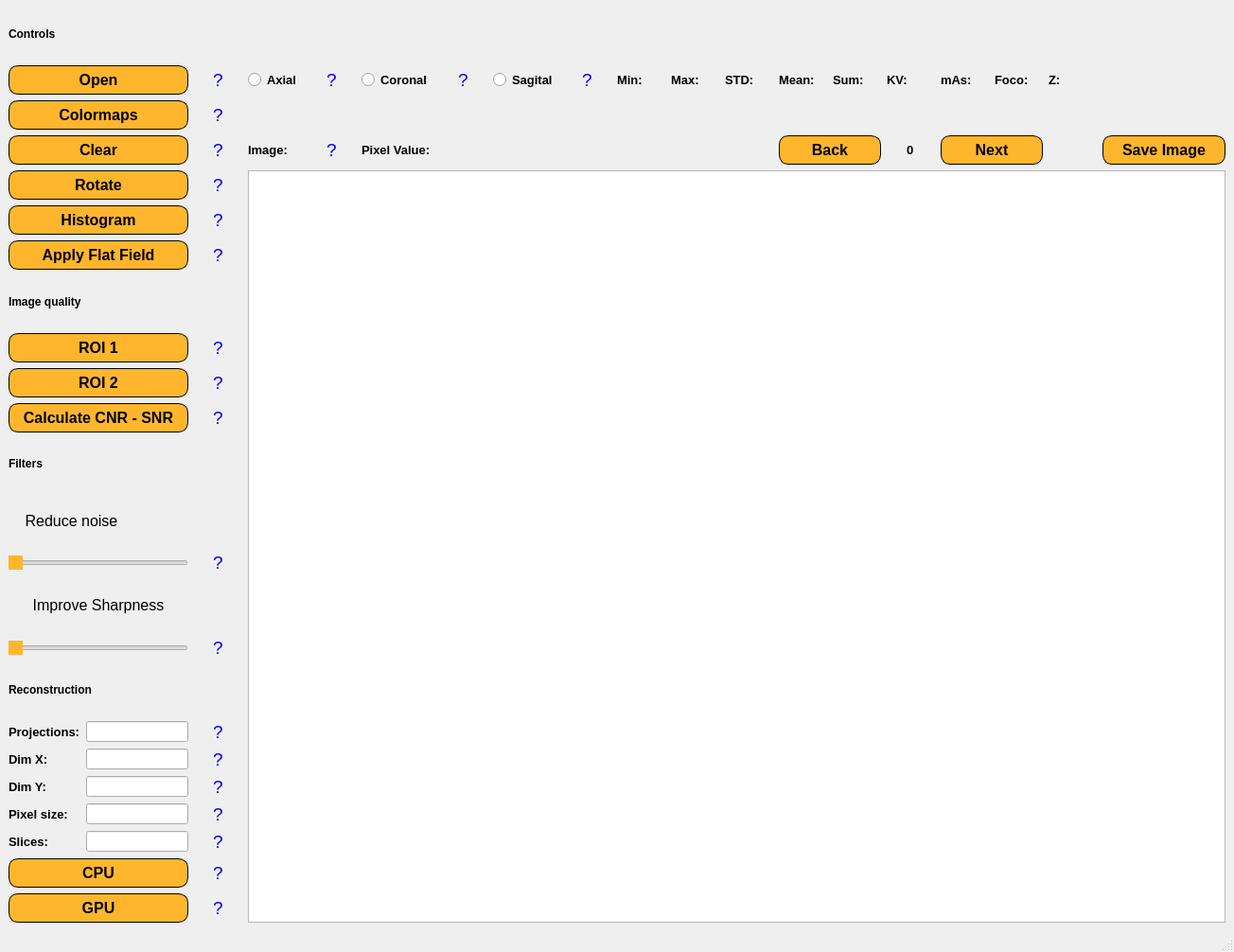
<?xml version="1.0" encoding="UTF-8"?>
<ui version="4.0">
 <class>MainWindow</class>
 <widget class="QMainWindow" name="MainWindow">
  <property name="geometry">
   <rect>
    <x>0</x>
    <y>0</y>
    <width>1304</width>
    <height>1006</height>
   </rect>
  </property>
  <property name="windowTitle">
   <string>CT Industrial Visualizer</string>
  </property>
  <widget class="QWidget" name="centralwidget">
   <layout class="QGridLayout" name="gridLayout">
    <item row="3" column="0" colspan="3">
     <widget class="QPushButton" name="btn_open">
      <property name="minimumSize">
       <size>
        <width>0</width>
        <height>31</height>
       </size>
      </property>
      <property name="font">
       <font>
        <family>Segoe UI</family>
        <pointsize>12</pointsize>
        <weight>75</weight>
        <bold>true</bold>
       </font>
      </property>
      <property name="styleSheet">
       <string notr="true">QPushButton {
    background-color: #FFB62D;
    border-radius: 10px;
    border: 1px solid black;
}
 
QPushButton:hover {
    background-color: #FFA500;
}
 
QPushButton:pressed {
    background-color: #FFB62D;
    padding-left: 1px;
    padding-top: 1px;
}</string>
      </property>
      <property name="text">
       <string>Open</string>
      </property>
     </widget>
    </item>
    <item row="4" column="3">
     <widget class="QPushButton" name="discr_colormaps">
      <property name="font">
       <font>
        <family>Segoe UI</family>
        <pointsize>14</pointsize>
        <weight>50</weight>
        <bold>false</bold>
       </font>
      </property>
      <property name="styleSheet">
       <string notr="true">QPushButton {
    border: none; /* Remove a borda */
    background-color: transparent; /* Fundo transparente */
    color: blue; /* Cor do texto em azul */
}
</string>
      </property>
      <property name="text">
       <string>?</string>
      </property>
     </widget>
    </item>
    <item row="5" column="3">
     <widget class="QPushButton" name="discr_clear">
      <property name="font">
       <font>
        <family>Segoe UI</family>
        <pointsize>14</pointsize>
        <weight>50</weight>
        <bold>false</bold>
       </font>
      </property>
      <property name="styleSheet">
       <string notr="true">QPushButton {
    border: none; /* Remove a borda */
    background-color: transparent; /* Fundo transparente */
    color: blue; /* Cor do texto em azul */
}
</string>
      </property>
      <property name="text">
       <string>?</string>
      </property>
     </widget>
    </item>
    <item row="0" column="0" colspan="2">
     <widget class="QLabel" name="label_control">
      <property name="styleSheet">
       <string notr="true">font: 87 16pt &quot;Segoe UI&quot;;
font-weight: Bold</string>
      </property>
      <property name="text">
       <string>Controls</string>
      </property>
     </widget>
    </item>
    <item row="5" column="0" colspan="3">
     <widget class="QPushButton" name="btn_clear">
      <property name="minimumSize">
       <size>
        <width>0</width>
        <height>31</height>
       </size>
      </property>
      <property name="font">
       <font>
        <family>Segoe UI</family>
        <pointsize>12</pointsize>
        <weight>75</weight>
        <bold>true</bold>
       </font>
      </property>
      <property name="styleSheet">
       <string notr="true">QPushButton {
    background-color: #FFB62D;
    border-radius: 10px;
    border: 1px solid black;
}
 
QPushButton:hover {
    background-color: #FFA500;
}
 
QPushButton:pressed {
    background-color: #FFB62D;
    padding-left: 1px;
    padding-top: 1px;
}</string>
      </property>
      <property name="text">
       <string>Clear</string>
      </property>
     </widget>
    </item>
    <item row="4" column="0" colspan="3">
     <widget class="QPushButton" name="btn_colormap">
      <property name="minimumSize">
       <size>
        <width>0</width>
        <height>31</height>
       </size>
      </property>
      <property name="font">
       <font>
        <family>Segoe UI</family>
        <pointsize>12</pointsize>
        <weight>75</weight>
        <bold>true</bold>
       </font>
      </property>
      <property name="styleSheet">
       <string notr="true">QPushButton {
    background-color: #FFB62D;
    border-radius: 10px;
    border: 1px solid black;
}
 
QPushButton:hover {
    background-color: #FFA500;
}
 
QPushButton:pressed {
    background-color: #FFB62D;
    padding-left: 1px;
    padding-top: 1px;
}</string>
      </property>
      <property name="text">
       <string>Colormaps</string>
      </property>
     </widget>
    </item>
    <item row="7" column="3">
     <widget class="QPushButton" name="discr_histagram">
      <property name="font">
       <font>
        <family>Segoe UI</family>
        <pointsize>14</pointsize>
        <weight>50</weight>
        <bold>false</bold>
       </font>
      </property>
      <property name="styleSheet">
       <string notr="true">QPushButton {
    border: none; /* Remove a borda */
    background-color: transparent; /* Fundo transparente */
    color: blue; /* Cor do texto em azul */
}
</string>
      </property>
      <property name="text">
       <string>?</string>
      </property>
     </widget>
    </item>
    <item row="15" column="3">
     <widget class="QPushButton" name="discr_cnoise">
      <property name="font">
       <font>
        <family>Segoe UI</family>
        <pointsize>14</pointsize>
        <weight>50</weight>
        <bold>false</bold>
       </font>
      </property>
      <property name="styleSheet">
       <string notr="true">QPushButton {
    border: none; /* Remove a borda */
    background-color: transparent; /* Fundo transparente */
    color: blue; /* Cor do texto em azul */
}
</string>
      </property>
      <property name="text">
       <string>?</string>
      </property>
     </widget>
    </item>
    <item row="20" column="0">
     <widget class="QLabel" name="label_dim_x">
      <property name="font">
       <font>
        <family>Segoe UI</family>
        <pointsize>10</pointsize>
        <weight>75</weight>
        <bold>true</bold>
       </font>
      </property>
      <property name="text">
       <string>Dim X:</string>
      </property>
     </widget>
    </item>
    <item row="16" column="0" colspan="3">
     <widget class="QLabel" name="slider_sharp_name">
      <property name="minimumSize">
       <size>
        <width>0</width>
        <height>0</height>
       </size>
      </property>
      <property name="font">
       <font>
        <family>Segoe UI</family>
        <pointsize>12</pointsize>
        <weight>9</weight>
        <italic>false</italic>
        <bold>false</bold>
       </font>
      </property>
      <property name="layoutDirection">
       <enum>Qt::LeftToRight</enum>
      </property>
      <property name="styleSheet">
       <string notr="true">font: 75 12pt &quot;Segoe UI&quot;;
</string>
      </property>
      <property name="text">
       <string>Improve Sharpness</string>
      </property>
      <property name="alignment">
       <set>Qt::AlignCenter</set>
      </property>
      <property name="wordWrap">
       <bool>false</bool>
      </property>
     </widget>
    </item>
    <item row="12" column="0" colspan="3">
     <widget class="QPushButton" name="btn_iq">
      <property name="minimumSize">
       <size>
        <width>0</width>
        <height>31</height>
       </size>
      </property>
      <property name="font">
       <font>
        <family>Segoe UI</family>
        <pointsize>12</pointsize>
        <weight>75</weight>
        <bold>true</bold>
       </font>
      </property>
      <property name="styleSheet">
       <string notr="true">QPushButton {
    background-color: #FFB62D;
    border-radius: 10px;
    border: 1px solid black;
}
 
QPushButton:hover {
    background-color: #FFA500;
}
 
QPushButton:pressed {
    background-color: #FFB62D;
    padding-left: 1px;
    padding-top: 1px;
}</string>
      </property>
      <property name="text">
       <string>Calculate CNR - SNR</string>
      </property>
     </widget>
    </item>
    <item row="17" column="0" colspan="3">
     <widget class="QSlider" name="slider_kernel_sharp">
      <property name="styleSheet">
       <string notr="true">QSlider::handle:horizontal {
    background-color: #FFB62D;

}</string>
      </property>
      <property name="orientation">
       <enum>Qt::Horizontal</enum>
      </property>
      <property name="invertedAppearance">
       <bool>false</bool>
      </property>
     </widget>
    </item>
    <item row="20" column="1" colspan="2">
     <widget class="QLineEdit" name="line_dim_x"/>
    </item>
    <item row="5" column="8" colspan="5">
     <widget class="QLabel" name="line_image_id">
      <property name="font">
       <font>
        <pointsize>9</pointsize>
       </font>
      </property>
      <property name="text">
       <string/>
      </property>
     </widget>
    </item>
    <item row="11" column="0" colspan="3">
     <widget class="QPushButton" name="btn_roi2">
      <property name="minimumSize">
       <size>
        <width>0</width>
        <height>31</height>
       </size>
      </property>
      <property name="font">
       <font>
        <family>Segoe UI</family>
        <pointsize>12</pointsize>
        <weight>75</weight>
        <bold>true</bold>
       </font>
      </property>
      <property name="styleSheet">
       <string notr="true">QPushButton {
    background-color: #FFB62D;
    border-radius: 10px;
    border: 1px solid black;
}
 
QPushButton:hover {
    background-color: #FFA500;
}
 
QPushButton:pressed {
    background-color: #FFB62D;
    padding-left: 1px;
    padding-top: 1px;
}</string>
      </property>
      <property name="text">
       <string>ROI 2</string>
      </property>
     </widget>
    </item>
    <item row="7" column="0" colspan="3">
     <widget class="QPushButton" name="btn_hist">
      <property name="minimumSize">
       <size>
        <width>0</width>
        <height>31</height>
       </size>
      </property>
      <property name="font">
       <font>
        <family>Segoe UI</family>
        <pointsize>12</pointsize>
        <weight>75</weight>
        <bold>true</bold>
       </font>
      </property>
      <property name="styleSheet">
       <string notr="true">QPushButton {
    background-color: #FFB62D;
    border-radius: 10px;
    border: 1px solid black;
}
 
QPushButton:hover {
    background-color: #FFA500;
}
 
QPushButton:pressed {
    background-color: #FFB62D;
    padding-left: 1px;
    padding-top: 1px;
}</string>
      </property>
      <property name="text">
       <string>Histogram</string>
      </property>
     </widget>
    </item>
    <item row="8" column="3">
     <widget class="QPushButton" name="discr_flatfield">
      <property name="font">
       <font>
        <family>Segoe UI</family>
        <pointsize>14</pointsize>
        <weight>50</weight>
        <bold>false</bold>
       </font>
      </property>
      <property name="styleSheet">
       <string notr="true">QPushButton {
    border: none; /* Remove a borda */
    background-color: transparent; /* Fundo transparente */
    color: blue; /* Cor do texto em azul */
}
</string>
      </property>
      <property name="text">
       <string>?</string>
      </property>
     </widget>
    </item>
    <item row="13" column="0" colspan="2">
     <widget class="QLabel" name="label_filter">
      <property name="styleSheet">
       <string notr="true">font: 87 16pt &quot;Segoe UI&quot;;
font-weight: Bold</string>
      </property>
      <property name="text">
       <string>Filters</string>
      </property>
     </widget>
    </item>
    <item row="10" column="3">
     <widget class="QPushButton" name="discr_roi1">
      <property name="font">
       <font>
        <family>Segoe UI</family>
        <pointsize>14</pointsize>
        <weight>50</weight>
        <bold>false</bold>
       </font>
      </property>
      <property name="styleSheet">
       <string notr="true">QPushButton {
    border: none; /* Remove a borda */
    background-color: transparent; /* Fundo transparente */
    color: blue; /* Cor do texto em azul */
}
</string>
      </property>
      <property name="text">
       <string>?</string>
      </property>
     </widget>
    </item>
    <item row="15" column="0" colspan="3">
     <widget class="QSlider" name="slider_kernel_gaussian">
      <property name="styleSheet">
       <string notr="true">QSlider::handle:horizontal {
    background-color: #FFB62D;

}</string>
      </property>
      <property name="orientation">
       <enum>Qt::Horizontal</enum>
      </property>
      <property name="invertedAppearance">
       <bool>false</bool>
      </property>
     </widget>
    </item>
    <item row="11" column="3">
     <widget class="QPushButton" name="discr_roi2">
      <property name="font">
       <font>
        <family>Segoe UI</family>
        <pointsize>14</pointsize>
        <weight>50</weight>
        <bold>false</bold>
       </font>
      </property>
      <property name="styleSheet">
       <string notr="true">QPushButton {
    border: none; /* Remove a borda */
    background-color: transparent; /* Fundo transparente */
    color: blue; /* Cor do texto em azul */
}
</string>
      </property>
      <property name="text">
       <string>?</string>
      </property>
     </widget>
    </item>
    <item row="8" column="0" colspan="3">
     <widget class="QPushButton" name="btn_flat">
      <property name="minimumSize">
       <size>
        <width>0</width>
        <height>31</height>
       </size>
      </property>
      <property name="font">
       <font>
        <family>Segoe UI</family>
        <pointsize>12</pointsize>
        <weight>75</weight>
        <bold>true</bold>
       </font>
      </property>
      <property name="styleSheet">
       <string notr="true">QPushButton {
    background-color: #FFB62D;
    border-radius: 10px;
    border: 1px solid black;
}
 
QPushButton:hover {
    background-color: #FFA500;
}
 
QPushButton:pressed {
    background-color: #FFB62D;
    padding-left: 1px;
    padding-top: 1px;
}</string>
      </property>
      <property name="text">
       <string>Apply Flat Field</string>
      </property>
     </widget>
    </item>
    <item row="14" column="0" colspan="2">
     <widget class="QLabel" name="slider_kernel_name">
      <property name="minimumSize">
       <size>
        <width>0</width>
        <height>0</height>
       </size>
      </property>
      <property name="font">
       <font>
        <family>Segoe UI</family>
        <pointsize>12</pointsize>
        <weight>9</weight>
        <italic>false</italic>
        <bold>false</bold>
       </font>
      </property>
      <property name="layoutDirection">
       <enum>Qt::LeftToRight</enum>
      </property>
      <property name="styleSheet">
       <string notr="true">font: 75 12pt &quot;Segoe UI&quot;;
</string>
      </property>
      <property name="text">
       <string>Reduce noise</string>
      </property>
      <property name="alignment">
       <set>Qt::AlignCenter</set>
      </property>
      <property name="wordWrap">
       <bool>false</bool>
      </property>
     </widget>
    </item>
    <item row="17" column="3">
     <widget class="QPushButton" name="discr_sharpness">
      <property name="font">
       <font>
        <family>Segoe UI</family>
        <pointsize>14</pointsize>
        <weight>50</weight>
        <bold>false</bold>
       </font>
      </property>
      <property name="styleSheet">
       <string notr="true">QPushButton {
    border: none; /* Remove a borda */
    background-color: transparent; /* Fundo transparente */
    color: blue; /* Cor do texto em azul */
}
</string>
      </property>
      <property name="text">
       <string>?</string>
      </property>
     </widget>
    </item>
    <item row="6" column="3">
     <widget class="QPushButton" name="discr_rotate">
      <property name="font">
       <font>
        <family>Segoe UI</family>
        <pointsize>14</pointsize>
        <weight>50</weight>
        <bold>false</bold>
       </font>
      </property>
      <property name="styleSheet">
       <string notr="true">QPushButton {
    border: none; /* Remove a borda */
    background-color: transparent; /* Fundo transparente */
    color: blue; /* Cor do texto em azul */
}
</string>
      </property>
      <property name="text">
       <string>?</string>
      </property>
     </widget>
    </item>
    <item row="9" column="0" colspan="3">
     <widget class="QLabel" name="label_image_quality">
      <property name="styleSheet">
       <string notr="true">font: 87 16pt &quot;Segoe UI&quot;;
font-weight: Bold</string>
      </property>
      <property name="text">
       <string>Image quality</string>
      </property>
     </widget>
    </item>
    <item row="12" column="3">
     <widget class="QPushButton" name="discr_cnr_snr">
      <property name="font">
       <font>
        <family>Segoe UI</family>
        <pointsize>14</pointsize>
        <weight>50</weight>
        <bold>false</bold>
       </font>
      </property>
      <property name="styleSheet">
       <string notr="true">QPushButton {
    border: none; /* Remove a borda */
    background-color: transparent; /* Fundo transparente */
    color: blue; /* Cor do texto em azul */
}
</string>
      </property>
      <property name="text">
       <string>?</string>
      </property>
     </widget>
    </item>
    <item row="18" column="0" colspan="2">
     <widget class="QLabel" name="label_recons">
      <property name="styleSheet">
       <string notr="true">font: 87 16pt &quot;Segoe UI&quot;;
font-weight: Bold</string>
      </property>
      <property name="text">
       <string>Reconstruction</string>
      </property>
     </widget>
    </item>
    <item row="19" column="0">
     <widget class="QLabel" name="label_proj">
      <property name="font">
       <font>
        <family>Segoe UI</family>
        <pointsize>10</pointsize>
        <weight>75</weight>
        <bold>true</bold>
       </font>
      </property>
      <property name="text">
       <string>Projections:</string>
      </property>
     </widget>
    </item>
    <item row="19" column="1" colspan="2">
     <widget class="QLineEdit" name="line_proj"/>
    </item>
    <item row="6" column="0" colspan="3">
     <widget class="QPushButton" name="btn_rot">
      <property name="minimumSize">
       <size>
        <width>0</width>
        <height>31</height>
       </size>
      </property>
      <property name="font">
       <font>
        <family>Segoe UI</family>
        <pointsize>12</pointsize>
        <weight>75</weight>
        <bold>true</bold>
       </font>
      </property>
      <property name="styleSheet">
       <string notr="true">QPushButton {
    background-color: #FFB62D;
    border-radius: 10px;
    border: 1px solid black;
}
 
QPushButton:hover {
    background-color: #FFA500;
}
 
QPushButton:pressed {
    background-color: #FFB62D;
    padding-left: 1px;
    padding-top: 1px;
}</string>
      </property>
      <property name="text">
       <string>Rotate</string>
      </property>
     </widget>
    </item>
    <item row="10" column="0" colspan="3">
     <widget class="QPushButton" name="btn_roi1">
      <property name="minimumSize">
       <size>
        <width>0</width>
        <height>31</height>
       </size>
      </property>
      <property name="font">
       <font>
        <family>Segoe UI</family>
        <pointsize>12</pointsize>
        <weight>75</weight>
        <bold>true</bold>
       </font>
      </property>
      <property name="styleSheet">
       <string notr="true">QPushButton {
    background-color: #FFB62D;
    border-radius: 10px;
    border: 1px solid black;
}
 
QPushButton:hover {
    background-color: #FFA500;
}
 
QPushButton:pressed {
    background-color: #FFB62D;
    padding-left: 1px;
    padding-top: 1px;
}</string>
      </property>
      <property name="text">
       <string>ROI 1</string>
      </property>
     </widget>
    </item>
    <item row="19" column="3">
     <widget class="QPushButton" name="discr_proj">
      <property name="font">
       <font>
        <family>Segoe UI</family>
        <pointsize>14</pointsize>
        <weight>50</weight>
        <bold>false</bold>
       </font>
      </property>
      <property name="styleSheet">
       <string notr="true">QPushButton {
    border: none; /* Remove a borda */
    background-color: transparent; /* Fundo transparente */
    color: blue; /* Cor do texto em azul */
}
</string>
      </property>
      <property name="text">
       <string>?</string>
      </property>
     </widget>
    </item>
    <item row="21" column="3">
     <widget class="QPushButton" name="discr_dimy">
      <property name="font">
       <font>
        <family>Segoe UI</family>
        <pointsize>14</pointsize>
        <weight>50</weight>
        <bold>false</bold>
       </font>
      </property>
      <property name="styleSheet">
       <string notr="true">QPushButton {
    border: none; /* Remove a borda */
    background-color: transparent; /* Fundo transparente */
    color: blue; /* Cor do texto em azul */
}
</string>
      </property>
      <property name="text">
       <string>?</string>
      </property>
     </widget>
    </item>
    <item row="21" column="1" colspan="2">
     <widget class="QLineEdit" name="line_dim_y"/>
    </item>
    <item row="20" column="3">
     <widget class="QPushButton" name="discr_dimx">
      <property name="font">
       <font>
        <family>Segoe UI</family>
        <pointsize>14</pointsize>
        <weight>50</weight>
        <bold>false</bold>
       </font>
      </property>
      <property name="styleSheet">
       <string notr="true">QPushButton {
    border: none; /* Remove a borda */
    background-color: transparent; /* Fundo transparente */
    color: blue; /* Cor do texto em azul */
}
</string>
      </property>
      <property name="text">
       <string>?</string>
      </property>
     </widget>
    </item>
    <item row="23" column="1" colspan="2">
     <widget class="QLineEdit" name="line_slices"/>
    </item>
    <item row="22" column="1" colspan="2">
     <widget class="QLineEdit" name="line_pixel"/>
    </item>
    <item row="23" column="0">
     <widget class="QLabel" name="label_slices">
      <property name="font">
       <font>
        <family>Segoe UI</family>
        <pointsize>10</pointsize>
        <weight>75</weight>
        <bold>true</bold>
       </font>
      </property>
      <property name="text">
       <string>Slices:</string>
      </property>
     </widget>
    </item>
    <item row="21" column="0">
     <widget class="QLabel" name="label_dim_y">
      <property name="font">
       <font>
        <family>Segoe UI</family>
        <pointsize>10</pointsize>
        <weight>75</weight>
        <bold>true</bold>
       </font>
      </property>
      <property name="text">
       <string>Dim Y:</string>
      </property>
     </widget>
    </item>
    <item row="23" column="3">
     <widget class="QPushButton" name="discr_slices">
      <property name="font">
       <font>
        <family>Segoe UI</family>
        <pointsize>14</pointsize>
        <weight>50</weight>
        <bold>false</bold>
       </font>
      </property>
      <property name="styleSheet">
       <string notr="true">QPushButton {
    border: none; /* Remove a borda */
    background-color: transparent; /* Fundo transparente */
    color: blue; /* Cor do texto em azul */
}
</string>
      </property>
      <property name="text">
       <string>?</string>
      </property>
     </widget>
    </item>
    <item row="22" column="3">
     <widget class="QPushButton" name="discr_pixelsize">
      <property name="font">
       <font>
        <family>Segoe UI</family>
        <pointsize>14</pointsize>
        <weight>50</weight>
        <bold>false</bold>
       </font>
      </property>
      <property name="styleSheet">
       <string notr="true">QPushButton {
    border: none; /* Remove a borda */
    background-color: transparent; /* Fundo transparente */
    color: blue; /* Cor do texto em azul */
}
</string>
      </property>
      <property name="text">
       <string>?</string>
      </property>
     </widget>
    </item>
    <item row="3" column="3">
     <widget class="QPushButton" name="discr_open">
      <property name="font">
       <font>
        <family>Segoe UI</family>
        <pointsize>14</pointsize>
        <weight>50</weight>
        <bold>false</bold>
       </font>
      </property>
      <property name="styleSheet">
       <string notr="true">QPushButton {
    border: none; /* Remove a borda */
    background-color: transparent; /* Fundo transparente */
    color: blue; /* Cor do texto em azul */
}
</string>
      </property>
      <property name="text">
       <string>?</string>
      </property>
     </widget>
    </item>
    <item row="22" column="0">
     <widget class="QLabel" name="label_pixel">
      <property name="font">
       <font>
        <family>Segoe UI</family>
        <pointsize>10</pointsize>
        <weight>75</weight>
        <bold>true</bold>
       </font>
      </property>
      <property name="text">
       <string>Pixel size:</string>
      </property>
     </widget>
    </item>
    <item row="24" column="3">
     <widget class="QPushButton" name="discr_recon_cpu">
      <property name="font">
       <font>
        <family>Segoe UI</family>
        <pointsize>14</pointsize>
        <weight>50</weight>
        <bold>false</bold>
       </font>
      </property>
      <property name="styleSheet">
       <string notr="true">QPushButton {
    border: none; /* Remove a borda */
    background-color: transparent; /* Fundo transparente */
    color: blue; /* Cor do texto em azul */
}
</string>
      </property>
      <property name="text">
       <string>?</string>
      </property>
     </widget>
    </item>
    <item row="25" column="3">
     <widget class="QPushButton" name="discr_recon_gpu">
      <property name="font">
       <font>
        <family>Segoe UI</family>
        <pointsize>14</pointsize>
        <weight>50</weight>
        <bold>false</bold>
       </font>
      </property>
      <property name="styleSheet">
       <string notr="true">QPushButton {
    border: none; /* Remove a borda */
    background-color: transparent; /* Fundo transparente */
    color: blue; /* Cor do texto em azul */
}
</string>
      </property>
      <property name="text">
       <string>?</string>
      </property>
     </widget>
    </item>
    <item row="6" column="4" rowspan="20" colspan="17">
     <widget class="QGraphicsView" name="exp"/>
    </item>
    <item row="5" column="16" colspan="2">
     <widget class="QPushButton" name="btn_next_image">
      <property name="minimumSize">
       <size>
        <width>0</width>
        <height>31</height>
       </size>
      </property>
      <property name="font">
       <font>
        <family>Segoe UI</family>
        <pointsize>12</pointsize>
        <weight>75</weight>
        <bold>true</bold>
       </font>
      </property>
      <property name="styleSheet">
       <string notr="true">QPushButton {
    background-color: #FFB62D;
    border-radius: 10px;
    border: 1px solid black;
}
 
QPushButton:hover {
    background-color: #FFA500;
}
 
QPushButton:pressed {
    background-color: #FFB62D;
    padding-left: 1px;
    padding-top: 1px;
}</string>
      </property>
      <property name="text">
       <string>Next</string>
      </property>
     </widget>
    </item>
    <item row="25" column="0" colspan="3">
     <widget class="QPushButton" name="btn_rec_gpu">
      <property name="minimumSize">
       <size>
        <width>0</width>
        <height>31</height>
       </size>
      </property>
      <property name="font">
       <font>
        <family>Segoe UI</family>
        <pointsize>12</pointsize>
        <weight>75</weight>
        <bold>true</bold>
       </font>
      </property>
      <property name="styleSheet">
       <string notr="true">QPushButton {
    background-color: #FFB62D;
    border-radius: 10px;
    border: 1px solid black;
}
 
QPushButton:hover {
    background-color: #FFA500;
}
 
QPushButton:pressed {
    background-color: #FFB62D;
    padding-left: 1px;
    padding-top: 1px;
}</string>
      </property>
      <property name="text">
       <string>GPU</string>
      </property>
     </widget>
    </item>
    <item row="5" column="19" colspan="2">
     <widget class="QPushButton" name="btn_save_image">
      <property name="minimumSize">
       <size>
        <width>130</width>
        <height>31</height>
       </size>
      </property>
      <property name="font">
       <font>
        <family>Segoe UI</family>
        <pointsize>12</pointsize>
        <weight>75</weight>
        <bold>true</bold>
       </font>
      </property>
      <property name="styleSheet">
       <string notr="true">QPushButton {
    background-color: #FFB62D;
    border-radius: 10px;
    border: 1px solid black;
}
 
QPushButton:hover {
    background-color: #FFA500;
}
 
QPushButton:pressed {
    background-color: #FFB62D;
    padding-left: 1px;
    padding-top: 1px;
}</string>
      </property>
      <property name="text">
       <string>Save Image</string>
      </property>
     </widget>
    </item>
    <item row="24" column="0" colspan="3">
     <widget class="QPushButton" name="btn_rec_cpu">
      <property name="minimumSize">
       <size>
        <width>80</width>
        <height>31</height>
       </size>
      </property>
      <property name="font">
       <font>
        <family>Segoe UI</family>
        <pointsize>12</pointsize>
        <weight>75</weight>
        <bold>true</bold>
       </font>
      </property>
      <property name="styleSheet">
       <string notr="true">QPushButton {
    background-color: #FFB62D;
    border-radius: 10px;
    border: 1px solid black;
}
 
QPushButton:hover {
    background-color: #FFA500;
}
 
QPushButton:pressed {
    background-color: #FFB62D;
    padding-left: 1px;
    padding-top: 1px;
}</string>
      </property>
      <property name="text">
       <string>CPU</string>
      </property>
     </widget>
    </item>
    <item row="3" column="16">
     <widget class="QLabel" name="label_mAs">
      <property name="font">
       <font>
        <family>Segoe UI</family>
        <pointsize>10</pointsize>
        <weight>75</weight>
        <bold>true</bold>
       </font>
      </property>
      <property name="text">
       <string>mAs:</string>
      </property>
     </widget>
    </item>
    <item row="5" column="15" alignment="Qt::AlignHCenter">
     <widget class="QLabel" name="line_images_count">
      <property name="font">
       <font>
        <pointsize>10</pointsize>
        <weight>75</weight>
        <bold>true</bold>
       </font>
      </property>
      <property name="text">
       <string>0</string>
      </property>
     </widget>
    </item>
    <item row="5" column="13" colspan="2">
     <widget class="QPushButton" name="btn_back_image">
      <property name="minimumSize">
       <size>
        <width>0</width>
        <height>31</height>
       </size>
      </property>
      <property name="font">
       <font>
        <family>Segoe UI</family>
        <pointsize>12</pointsize>
        <weight>75</weight>
        <bold>true</bold>
       </font>
      </property>
      <property name="styleSheet">
       <string notr="true">QPushButton {
    background-color: #FFB62D;
    border-radius: 10px;
    border: 1px solid black;
}
 
QPushButton:hover {
    background-color: #FFA500;
}
 
QPushButton:pressed {
    background-color: #FFB62D;
    padding-left: 1px;
    padding-top: 1px;
}</string>
      </property>
      <property name="text">
       <string>Back</string>
      </property>
     </widget>
    </item>
    <item row="3" column="10">
     <widget class="QLabel" name="label_min">
      <property name="font">
       <font>
        <family>Segoe UI</family>
        <pointsize>10</pointsize>
        <weight>75</weight>
        <bold>true</bold>
       </font>
      </property>
      <property name="text">
       <string>Min:</string>
      </property>
     </widget>
    </item>
    <item row="3" column="14">
     <widget class="QLabel" name="label_sum">
      <property name="font">
       <font>
        <family>Segoe UI</family>
        <pointsize>10</pointsize>
        <weight>75</weight>
        <bold>true</bold>
       </font>
      </property>
      <property name="text">
       <string>Sum:</string>
      </property>
     </widget>
    </item>
    <item row="3" column="9">
     <widget class="QPushButton" name="discr_sagital">
      <property name="font">
       <font>
        <family>Segoe UI</family>
        <pointsize>14</pointsize>
        <weight>50</weight>
        <bold>false</bold>
       </font>
      </property>
      <property name="styleSheet">
       <string notr="true">QPushButton {
    border: none; /* Remove a borda */
    background-color: transparent; /* Fundo transparente */
    color: blue; /* Cor do texto em azul */
}
</string>
      </property>
      <property name="text">
       <string>?</string>
      </property>
     </widget>
    </item>
    <item row="3" column="12">
     <widget class="QLabel" name="label_std">
      <property name="font">
       <font>
        <family>Segoe UI</family>
        <pointsize>10</pointsize>
        <weight>75</weight>
        <bold>true</bold>
       </font>
      </property>
      <property name="text">
       <string>STD:</string>
      </property>
     </widget>
    </item>
    <item row="3" column="15">
     <widget class="QLabel" name="label_kV">
      <property name="font">
       <font>
        <family>Segoe UI</family>
        <pointsize>10</pointsize>
        <weight>75</weight>
        <bold>true</bold>
       </font>
      </property>
      <property name="text">
       <string>KV:</string>
      </property>
     </widget>
    </item>
    <item row="3" column="17">
     <widget class="QLabel" name="label_foco">
      <property name="font">
       <font>
        <family>Segoe UI</family>
        <pointsize>10</pointsize>
        <weight>75</weight>
        <bold>true</bold>
       </font>
      </property>
      <property name="text">
       <string>Foco:</string>
      </property>
     </widget>
    </item>
    <item row="3" column="8">
     <widget class="QRadioButton" name="radio_sagital">
      <property name="font">
       <font>
        <family>Segoe UI</family>
        <pointsize>10</pointsize>
        <weight>75</weight>
        <bold>true</bold>
       </font>
      </property>
      <property name="text">
       <string>Sagital</string>
      </property>
     </widget>
    </item>
    <item row="3" column="13">
     <widget class="QLabel" name="label_mean">
      <property name="font">
       <font>
        <family>Segoe UI</family>
        <pointsize>10</pointsize>
        <weight>75</weight>
        <bold>true</bold>
       </font>
      </property>
      <property name="text">
       <string>Mean:</string>
      </property>
     </widget>
    </item>
    <item row="3" column="11">
     <widget class="QLabel" name="label_max">
      <property name="font">
       <font>
        <family>Segoe UI</family>
        <pointsize>10</pointsize>
        <weight>75</weight>
        <bold>true</bold>
       </font>
      </property>
      <property name="text">
       <string>Max:</string>
      </property>
     </widget>
    </item>
    <item row="3" column="5">
     <widget class="QPushButton" name="discr_axial">
      <property name="font">
       <font>
        <family>Segoe UI</family>
        <pointsize>14</pointsize>
        <weight>50</weight>
        <bold>false</bold>
       </font>
      </property>
      <property name="styleSheet">
       <string notr="true">QPushButton {
    border: none; /* Remove a borda */
    background-color: transparent; /* Fundo transparente */
    color: blue; /* Cor do texto em azul */
}
</string>
      </property>
      <property name="text">
       <string>?</string>
      </property>
     </widget>
    </item>
    <item row="3" column="4">
     <widget class="QRadioButton" name="radio_axial">
      <property name="font">
       <font>
        <family>Segoe UI</family>
        <pointsize>10</pointsize>
        <weight>75</weight>
        <bold>true</bold>
       </font>
      </property>
      <property name="text">
       <string>Axial</string>
      </property>
     </widget>
    </item>
    <item row="5" column="5">
     <widget class="QPushButton" name="discr_image_id">
      <property name="font">
       <font>
        <family>Segoe UI</family>
        <pointsize>14</pointsize>
        <weight>50</weight>
        <bold>false</bold>
       </font>
      </property>
      <property name="styleSheet">
       <string notr="true">QPushButton {
    border: none; /* Remove a borda */
    background-color: transparent; /* Fundo transparente */
    color: blue; /* Cor do texto em azul */
}
</string>
      </property>
      <property name="text">
       <string>?</string>
      </property>
     </widget>
    </item>
    <item row="3" column="6">
     <widget class="QRadioButton" name="radio_coronal">
      <property name="font">
       <font>
        <family>Segoe UI</family>
        <pointsize>10</pointsize>
        <weight>75</weight>
        <bold>true</bold>
       </font>
      </property>
      <property name="text">
       <string>Coronal</string>
      </property>
     </widget>
    </item>
    <item row="3" column="7">
     <widget class="QPushButton" name="discr_coronal">
      <property name="font">
       <font>
        <family>Segoe UI</family>
        <pointsize>14</pointsize>
        <weight>50</weight>
        <bold>false</bold>
       </font>
      </property>
      <property name="styleSheet">
       <string notr="true">QPushButton {
    border: none; /* Remove a borda */
    background-color: transparent; /* Fundo transparente */
    color: blue; /* Cor do texto em azul */
}
</string>
      </property>
      <property name="text">
       <string>?</string>
      </property>
     </widget>
    </item>
    <item row="5" column="6">
     <widget class="QLabel" name="label_value">
      <property name="font">
       <font>
        <family>Segoe UI</family>
        <pointsize>10</pointsize>
        <weight>75</weight>
        <bold>true</bold>
       </font>
      </property>
      <property name="text">
       <string>Pixel Value: </string>
      </property>
     </widget>
    </item>
    <item row="3" column="18">
     <widget class="QLabel" name="label_Z">
      <property name="font">
       <font>
        <family>Segoe UI</family>
        <pointsize>10</pointsize>
        <weight>75</weight>
        <bold>true</bold>
       </font>
      </property>
      <property name="text">
       <string>Z:</string>
      </property>
     </widget>
    </item>
    <item row="5" column="4">
     <widget class="QLabel" name="label_image_id">
      <property name="font">
       <font>
        <family>Segoe UI</family>
        <pointsize>10</pointsize>
        <weight>75</weight>
        <bold>true</bold>
       </font>
      </property>
      <property name="text">
       <string>Image:</string>
      </property>
     </widget>
    </item>
   </layout>
  </widget>
  <widget class="QMenuBar" name="menubar">
   <property name="geometry">
    <rect>
     <x>0</x>
     <y>0</y>
     <width>1304</width>
     <height>21</height>
    </rect>
   </property>
  </widget>
  <widget class="QStatusBar" name="statusbar"/>
 </widget>
 <resources/>
 <connections/>
</ui>
